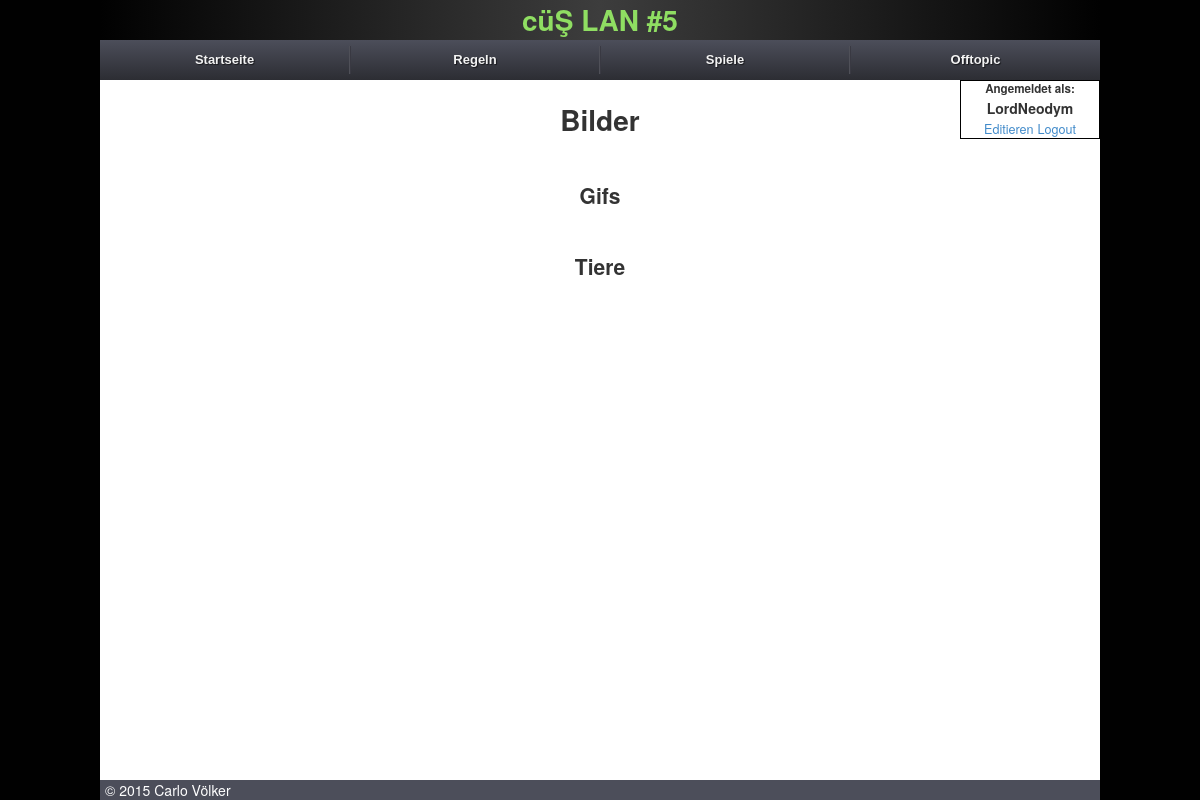
Page /off-topic/images/ (signed in) on the committed database.
### core/models.py (models this page shows, shortened)
class IntranetMeta(models.Model):
	name = models.CharField(verbose_name="LAN Name", max_length=50, default="Intranet", null=False, blank=False)
	title = models.CharField(verbose_name="Begrüßungstext", max_length=128, default="Herzlich Willkommen im Intranet", null=True, blank=True)
	description = models.TextField(verbose_name="Beschreibung", max_length=1024, null=True, blank=True)
	class Meta:
		verbose_name = "Intranet Metadaten"
		verbose_name_plural = "Intranet Metadaten"

class UserExtension(models.Model):
	user = models.OneToOneField(User, on_delete=models.CASCADE)
	birthdate = models.DateField(verbose_name="Geburtstag", null=True, blank=True)
	avatar = models.ImageField(verbose_name="Avatar", upload_to="user_avatar", blank=True, null=True)
	@property
	def shortenName(self):
		if len(self.user.username) > 12:
			return "{0}...".format(self.user.username[:13])
		return self.user.username
	class Meta:
		verbose_name = "Zusätzliche Angaben"
		verbose_name_plural = "Zusätzliche Angaben"

class ImageCategory(models.Model):
	description = models.CharField(verbose_name="Kategorie", max_length=50, blank=False, null=False, unique=True)
	class Meta:
		verbose_name = "Bilderkategorie"
		verbose_name_plural = "Bilderkategorien"

### core/views.py (the view)
# urls.py: url(r'^off-topic/images/$', views.images, name='images'),
@login_required(login_url="/login/")
def images(request):
    context = RequestContext(request)
    content = {}
    content['categories'] = ImageCategory.objects.all().exclude(
        description="Speisekarte")
    return render_to_response('images.html', content, context_instance=context)

### core/context_processors.py (called while the page is built)
def intranet_processor(request):
	content = {}
	lan_name = IntranetMeta.objects.all()[0]
	content['lan_name'] = lan_name
	rules = Rules.objects.all()
	content['rules'] = rules
	games = Game.objects.all#.exclude(match_game=None)
	content['games'] = games
	return content

### core/templates/images.html (shortened to what this page needs)
{% extends "base.html" %}
{% load staticfiles %}
{% load thumbnail %}
{% load helper %}
{% block body %}
{{block.super}}
<div class="content">
	{% if "menu" in request.path %}
		<div class="headline">
			<h1 class="game_headline">Speisekarte</h1>
		</div>
		{% for image in category.image_imagecategory.all %}
			<img src="{{ image.image.url }}" />
		{% endfor %}
	{% else %}
		<div class="headline">
			<h1 class="game_headline">Bilder</h1>
		</div>
		{% for category in categories %}
			<h2 class="category_headline">{{category.description}}</h2>
			<div id="image_gallery">
			</div>
		{% endfor %}
	{% endif %}
</div>
{% endblock %}

### core/templates/base.html (shortened to what this page needs)
{% load staticfiles %}
{% load thumbnail %}
<!DOCTYPE html>
    <head>
        <link rel="stylesheet" type="text/css" href="{% static 'css/bootstrap.min.css'%}">
        <link rel="stylesheet" type="text/css" href="{% static 'css/bootstrap-theme.min.css'%}">
        <link rel="stylesheet" type="text/css" href="{% static 'css/jquery.fancybox.css'%}">
        <link rel="stylesheet" type="text/css" href="{% static 'css/jquery.bracket.min.css' %}">
        <link rel="stylesheet" type="text/css" href="{% static 'css/screen.css' %}">
        <link rel="stylesheet" type="text/css" href="{% static 'css/drop_down_menu.css' %}">
        <link rel="stylesheet" type="text/css" href="{% static 'css/justifiedGallery.min.css' %}">
    </head>
    <body>
        {% block body %}
        <div class="header_banner">
            <h1>{{ lan_name.name }}</h1>
        </div>
        <ul class="menu">
            <li><a href="/">Startseite</a></li>
            <li><a href="#">Regeln</a>
            </li>
            <li><a href="#">Spiele</a>
            </li>
            <li><a href="#">Offtopic</a>
            </li>
        </ul>
        {% if user.is_authenticated %}
            <div class="username_header">
                <h5>Angemeldet als:</h5>
                <h4>{{ user.userextension.shortenName }}</h4>
                <a href="/edit_profile">Editieren</a>
                <a href="/logout">Logout</a>
            </div>
        {% else %}
            <div class="username_header login">
                <a href="/register">Registrieren</a>
                <a href="/login">Login</a>
            </div>
        {% endif %}
        {% endblock %}
        <footer>
            <div class="left">&copy; {% now "Y" %} Carlo Völker</div>
        </footer>
    </body>
</html>

### core/static/css/screen.css (style rules this page uses)
*, *:before, *:after { box-sizing: inherit; }
body { max-width: 1000px; margin: 0 auto; min-height: 100%; position: relative; font-family: "Helvetica Neue", Arial, sans-serif; padding-bottom: 6rem; }
h1, h2, h3, h4, h5, h6, ul { margin: 0 !important; }
ul { padding: 0; list-style-type: none; }
.header_banner { text-align: center; color: #8fde62; background: rgb(61,61,61); background: -moz-linear-gradient(-45deg, rgba(61,61,61,1) 0%, rgba(1,1,1,1) 50%, rgba(61,61,61,1) 100%); background: -webkit-gradient(linear, left top, right bottom, color-stop(0%,rgba(61,61,61,1)), color-stop(50%,rgba(1,1,1,1)), color-stop(100%,rgba(61,61,61,1))); background: -webkit-linear-gradient(-45deg, rgba(61,61,61,1) 0%,rgba(1,1,1,1) 50%,rgba(61,61,61,1) 100%); background: -o-linear-gradient(-45deg, rgba(61,61,61,1) 0%,rgba(1,1,1,1) 50%,rgba(61,61,61,1) 100%); background: -ms-linear-gradient(-45deg, rgba(61,61,61,1) 0%,rgba(1,1,1,1) 50%,rgba(61,61,61,1) 100%); background: linear-gradient(90deg, #010101 0%, #3D3D3D 50%, #010101 100%); filter: progid:DXImageTransform.Microsoft.gradient( startColorstr='#3d3d3d', endColorstr='#1b1b1b',GradientType=1 ); }
.top_menu>a { cursor: default; }
.username_header { float: right; width: 140px; border: 1px solid #000; text-align: center; }
.username_header > a { font-size: 0.9em; }
.content { position: relative; text-align: center; width: 60%; left: 20%; margin-top: 20px; }
.headline { margin-bottom: 20px; }
.category_headline { margin-top: 20px !important; margin-bottom: 20px !important; float: left; width: 100%; }
footer { background-color: #4C4E5A; color: #FFF; width: 1000px; bottom: 0; position: absolute; padding-left: 5px; }

### core/static/css/drop_down_menu.css (style rules this page uses)
.menu, .menu ul, .menu li, .menu a { margin: 0; padding: 0; border: none; outline: none; text-align: center; }
.menu { height: 40px; width: 100%; display: table; table-layout: fixed; background: #4c4e5a; background: -webkit-linear-gradient(top, #4c4e5a 0%,#2c2d33 100%); background: -moz-linear-gradient(top, #4c4e5a 0%,#2c2d33 100%); background: -o-linear-gradient(top, #4c4e5a 0%,#2c2d33 100%); background: -ms-linear-gradient(top, #4c4e5a 0%,#2c2d33 100%); background: linear-gradient(top, #4c4e5a 0%,#2c2d33 100%); }
.menu li { position: relative; list-style: none; display: block; height: 40px; z-index: 9999; }
.menu > li { display: table-cell; }
.menu li a { display: block; padding: 0 14px; margin: 6px 0; line-height: 28px; text-decoration: none; border-left: 1px solid #393942; border-right: 1px solid #4f5058; font-family: Helvetica, Arial, sans-serif; font-weight: bold; font-size: 13px; color: #f3f3f3; text-shadow: 1px 1px 1px rgba(0,0,0,.6); -webkit-transition: color .2s ease-in-out; -moz-transition: color .2s ease-in-out; -o-transition: color .2s ease-in-out; -ms-transition: color .2s ease-in-out; transition: color .2s ease-in-out; }
.menu li:first-child a { border-left: none; }
.menu li:last-child a { border-right: none; }
.menu a { background-size: 40px 40px !important; background-repeat: no-repeat; }

### rows in the picture
IntranetMeta: name "cüŞ LAN #5"
ImageCategory: description "Gifs"
ImageCategory: description "Tiere"

### other values in the picture
{{ user.userextension.shortenName }} "LordNeodym"
